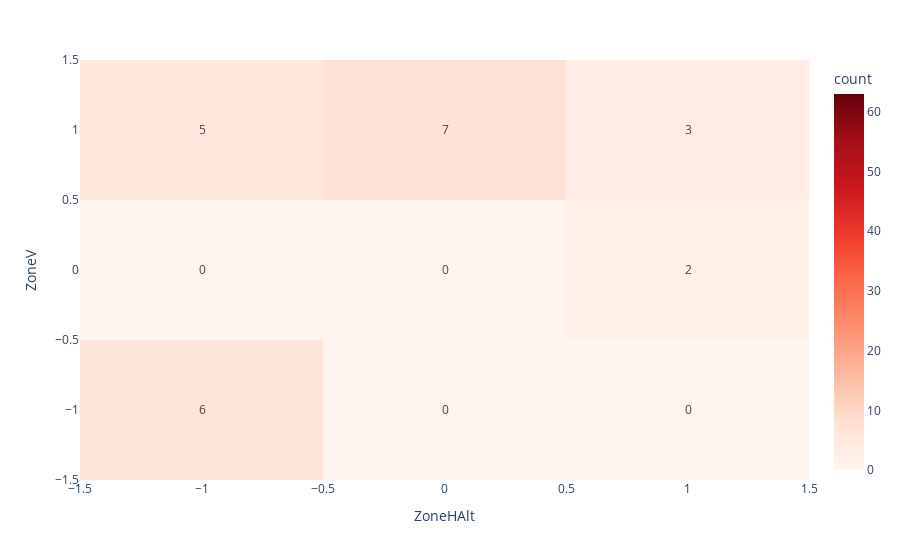

Notebook cell for this chart:
### Code cell
fig = px.density_heatmap(df[df.OnTarget == 0], x="ZoneHAlt", y="ZoneV", text_auto=True, color_continuous_scale='reds', range_color=[0,63])
fig.show()

### Figure 1 — Plotly figure (JSON) as saved in the notebook; plotly's stock layout.template omitted (floating-point values rounded to 4 significant figures)
{"data": [{"coloraxis": "coloraxis", "hovertemplate": "ZoneHAlt=%{x}<br>ZoneV=%{y}<br>count=%{z}<extra></extra>", "name": "", "texttemplate": "%{z}", "type": "histogram2d", "x": [-1, -1, -1, 1, 1, 0, 0, 0, 0, 0, 0, -1, -1, -1, 1, -1, -1, -1, 0, -1, 1, 1, -1], "xaxis": "x", "xbingroup": "x", "y": [1, -1, 1, 1, 1, 1, 1, 1, 1, 1, 1, -1, -1, 1, 0, -1, 1, 1, 1, -1, 0, 1, -1], "yaxis": "y", "ybingroup": "y"}], "layout": {"autosize": true, "coloraxis": {"cmax": 63, "cmin": 0, "colorbar": {"title": {"text": "count"}}, "colorscale": [[0, "rgb(255,245,240)"], [0.125, "rgb(254,224,210)"], [0.25, "rgb(252,187,161)"], [0.375, "rgb(252,146,114)"], [0.5, "rgb(251,106,74)"], [0.625, "rgb(239,59,44)"], [0.75, "rgb(203,24,29)"], [0.875, "rgb(165,15,21)"], [1, "rgb(103,0,13)"]]}, "legend": {"tracegroupgap": 0}, "margin": {"t": 60}, "xaxis": {"anchor": "y", "autorange": true, "domain": [0, 1], "range": [-1.5, 1.5], "title": {"text": "ZoneHAlt"}, "type": "linear"}, "yaxis": {"anchor": "x", "autorange": true, "domain": [0, 1], "range": [-1.5, 1.5], "title": {"text": "ZoneV"}, "type": "linear"}}}
